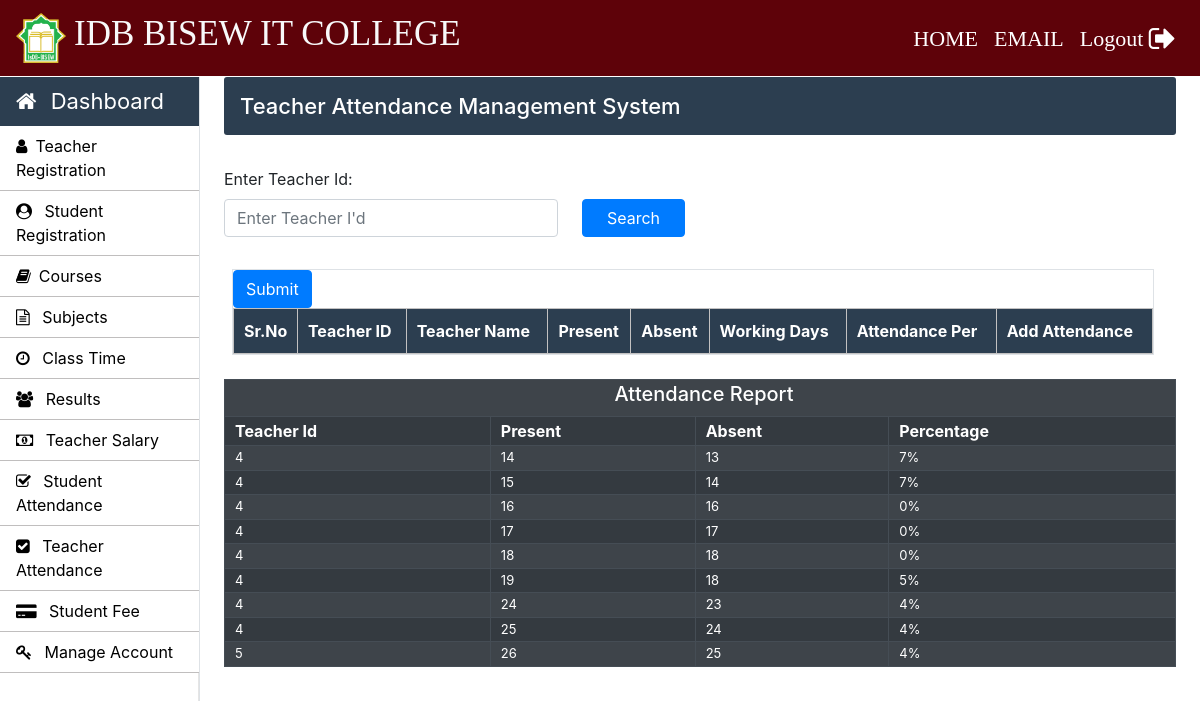
Screenshot of /Admin/teacher-attendance.php (signed in) with the database file from the repository.
### tables this page shows
CREATE TABLE `teacher_attendance` (
  `attendance_id` int(11) NOT NULL,
  `teacher_id` varchar(30) NOT NULL,
  `attendance` int(11) NOT NULL,
  `attendance_date` varchar(11) NOT NULL
);

### Admin/teacher-attendance.php (the view, shortened to what this page needs)
<?php
		require_once "../connection/connection.php";
	?>
<!doctype html>
<html lang="en">
	<head>
	</head>
	<body>
		<?php include('../common/common-header.php') ?>
		<?php include('../common/admin-sidebar.php') ?>
		<main role="main" class="col-xl-10 col-lg-9 col-md-8 ml-sm-auto px-md-4 mb-2 w-100">
			<div class="sub-main">
				<div class="bar-margin text-center d-flex flex-wrap flex-md-nowrap pt-3 pb-2 mb-3 text-white admin-dashboard pl-3">
					<h4>Teacher Attendance Management System </h4>
				</div>
				<div class="row">
					<div class="col-md-12">
						<form action="teacher-attendance.php" method="post">
							<div class="row mt-3">
								<div class="col-md-6">
									<div class="form-group">
										<label>Enter Teacher Id:</label>
										<div class="d-flex">
											<input type="text" class="form-control" name="teacher_id" placeholder="Enter Teacher I'd">
											<input type="submit" name="submit" class="btn btn-primary px-4 ml-4" value="Search">
										</div>
									</div>
								</div>
							</div>
						</form>
					</div>
				</div>
				<div class="row w-100">
					<div class="col-md-12 ml-2">
						<section class="border mt-3">
							<table class="w-100 table-elements table-three-tr" cellpadding="3">
									<tr class="table-tr-head table-three text-white">
									<th>Sr.No</th>
									<th>Teacher ID</th>
									<th>Teacher Name</th>
									<th>Present</th>
									<th>Absent</th>
									<th>Working Days</th>
									<th>Attendance Per</th>
									<th>Add Attendance</th>
								</tr>
								<input type="submit" name="sub" class="btn btn-primary">
							</table>
						</section>
					</div>
				</div>
					<div class="row">
					<div class="col-md-12 mt-4">
						<table class="w-100 table-striped table-hover table-dark"cellpadding="2" >
							<tr>
								<td colspan="12" class="text-center text-white"><h5>Attendance Report</h5></td>
							</tr>
							<tr>
										<th>Teacher Id</th>
											<th>Present</th>
											<th>Absent</th>
											<th>Percentage</th>
										</tr>
										<?php
											$query="SELECT * FROM teacher_attendance";
											$run=mysqli_query($con,$query);
											while ($row1=mysqli_fetch_array($run)) { ?>
											<tr>
												<td><?php echo $row1['teacher_id']?></td>
												<td><?php echo $row1['attendance_id']?></td>
												<td><?php echo $row1['attendance_id']-$row1['attendance']?></td>
												<?php $attendace =  $row1['attendance_id'] > 0 ? round(($row1['attendance']*100)/$row1['attendance_id'])."%" : "0%" ?>
												<td> <?php echo $attendace ?> </td>
											</tr>
											<?php
											}
										?>
						</table>
					</div>
			</div>
		</main>
	</body>
</html>

### Css/style.css (style rules this page uses)
h4 { font-size: 22px; }
.admin-dashboard { margin-top: 1px !important; background: #2c3e50 !important; border-radius: 3px; }
.table-elements tr, td, th { font-size: 13px; border: 1px solid rgb(194, 193, 193); padding-left: 10px !important; }
.table-three { background: #2c3e50 !important; }
.table-tr-head { height: 45px !important; padding: 10px !important; margin-top: 5px !important; }
.table-font-for-transcript td, th { font-size: 16px !important; }

### rows the page displays
teacher_attendance: teacher "4", attendance_id "14", $row1['attendance_id']-$row1['attendance'] "13", attendace "7%"
teacher_attendance: teacher "4", attendance_id "15", $row1['attendance_id']-$row1['attendance'] "14", attendace "7%"
teacher_attendance: teacher "4", attendance_id "16", $row1['attendance_id']-$row1['attendance'] "16", attendace "0%"
teacher_attendance: teacher "4", attendance_id "17", $row1['attendance_id']-$row1['attendance'] "17", attendace "0%"
teacher_attendance: teacher "4", attendance_id "18", $row1['attendance_id']-$row1['attendance'] "18", attendace "0%"
teacher_attendance: teacher "4", attendance_id "19", $row1['attendance_id']-$row1['attendance'] "18", attendace "5%"
teacher_attendance: teacher "4", attendance_id "24", $row1['attendance_id']-$row1['attendance'] "23", attendace "4%"
teacher_attendance: teacher "4", attendance_id "25", $row1['attendance_id']-$row1['attendance'] "24", attendace "4%"
teacher_attendance: teacher "5", attendance_id "26", $row1['attendance_id']-$row1['attendance'] "25", attendace "4%"
